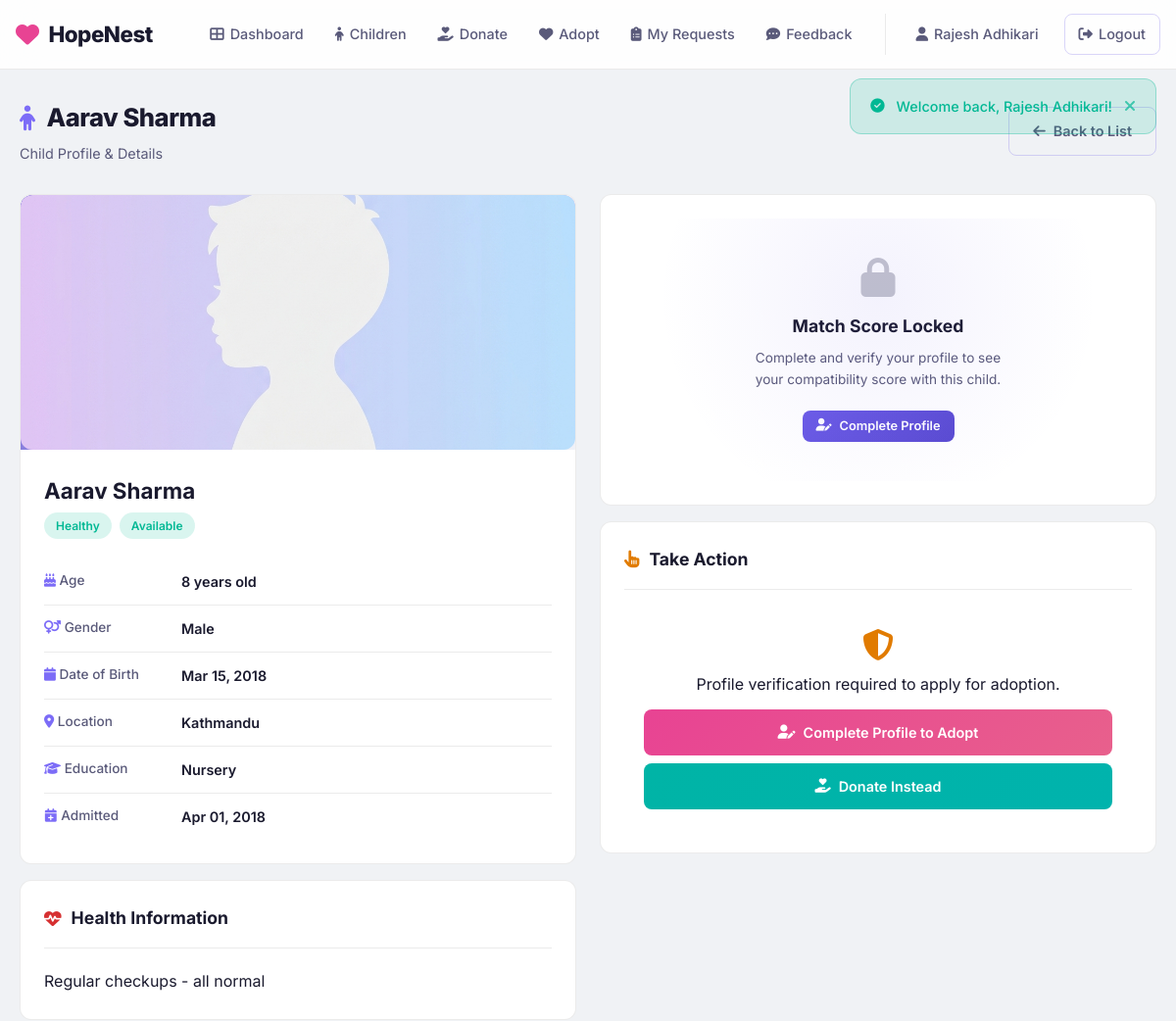
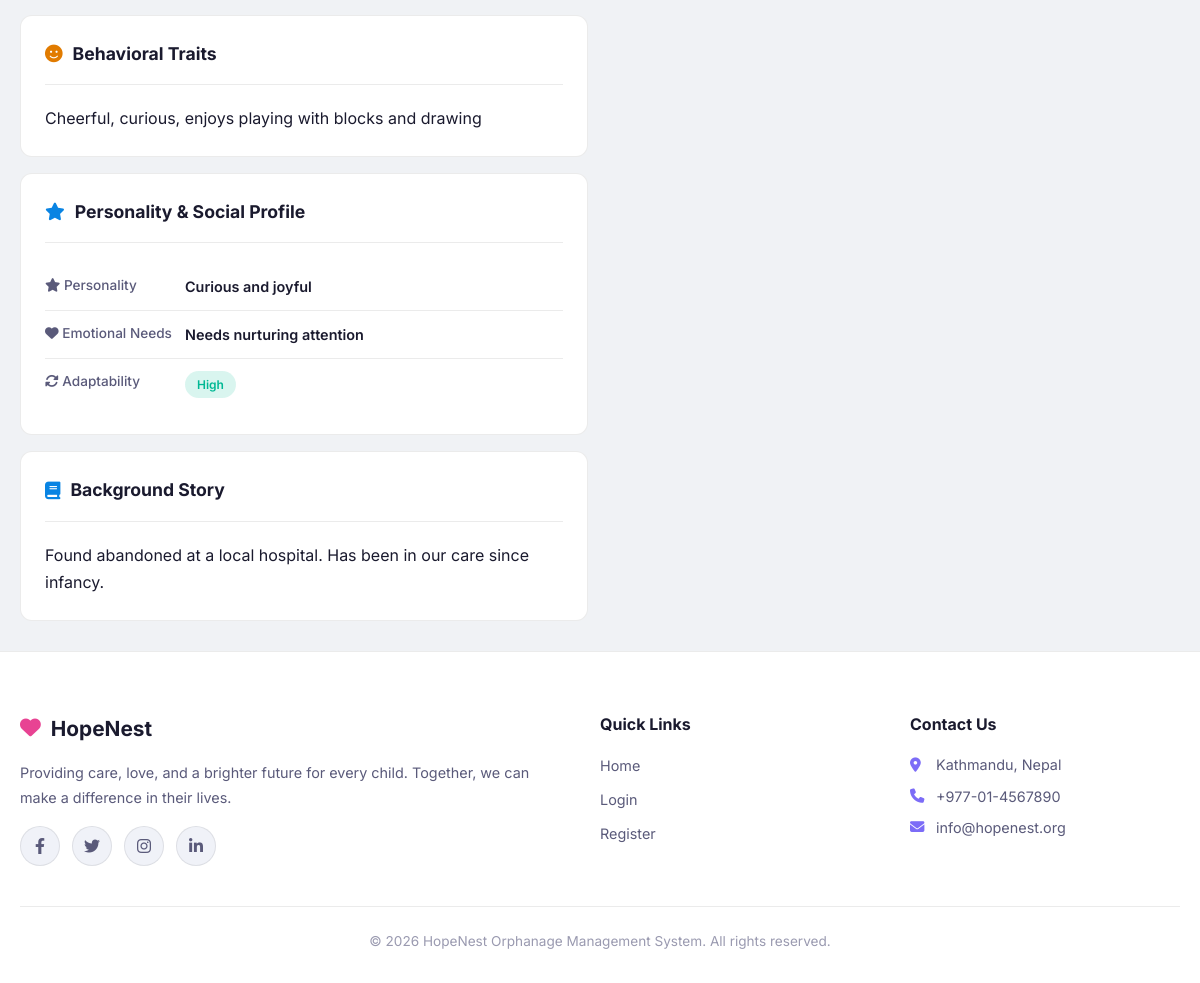
The app's page /user/orphan_detail.php?id=1 (signed in) with its own data (2 pictures, top to bottom).
### tables this page shows
CREATE TABLE IF NOT EXISTS orphans (
    id INT AUTO_INCREMENT PRIMARY KEY,
    full_name VARCHAR(100) NOT NULL,
    date_of_birth DATE NOT NULL,
    gender ENUM('male', 'female') NOT NULL,
    health_status ENUM('healthy', 'minor_issues', 'special_needs') DEFAULT 'healthy',
    health_details TEXT,
    blood_group VARCHAR(5) DEFAULT NULL,
    behavioral_traits TEXT DEFAULT NULL,
    personality VARCHAR(255) DEFAULT NULL,
    emotional_needs VARCHAR(255) DEFAULT NULL,
    adaptability_level ENUM('high','moderate','low') DEFAULT 'moderate',
    background TEXT,
    location VARCHAR(100),
    education_level VARCHAR(100),
    photo VARCHAR(255) DEFAULT 'default.png',
    availability_status ENUM('available', 'adopted', 'pending') DEFAULT 'available',
    date_admitted DATE,
    created_at TIMESTAMP DEFAULT CURRENT_TIMESTAMP,
    updated_at TIMESTAMP DEFAULT CURRENT_TIMESTAMP ON UPDATE CURRENT_TIMESTAMP
);

### includes/functions.php (called while the page is built, shortened)
<?php
function formatDate($date) {
    return date('M d, Y', strtotime($date));
}
function getHealthBadge($status) {
    switch ($status) {
        case 'healthy':
            return 'badge-success';
    }
}
function getAvailabilityBadge($status) {
    switch ($status) {
        case 'available':
            return 'badge-success';
    }
}
function getAvailabilityLabel($status) {
    switch ($status) {
        case 'available':
            return 'Available';
    }
}
function isProfileVerified($pdo, $userId) {
    $stmt = $pdo->prepare("SELECT profile_status FROM users WHERE id = ?");
    $stmt->execute([$userId]);
    $status = $stmt->fetchColumn();
    return $status === 'verified';
}
?>

### user/orphan_detail.php (the view, shortened to what this page needs)
<?php
require_once '../includes/auth.php';
$userId = $_SESSION['user_id'];
$profileVerified = isProfileVerified($pdo, $userId);
$orphanId = (int)($_GET['id'] ?? 0);
$stmt = $pdo->prepare("SELECT *, TIMESTAMPDIFF(YEAR, date_of_birth, CURDATE()) AS age FROM orphans WHERE id = ?");
$stmt->execute([$orphanId]);
$orphan = $stmt->fetch();
$matchScore = null;
require_once '../includes/header.php';
?>
<div class="container">
    <div class="page-header">
        <div>
            <h1><i class="fas fa-child"></i> <?php echo htmlspecialchars($orphan['full_name']); ?></h1>
            <p class="page-subtitle">Child Profile & Details</p>
        </div>
        <a href="orphans.php" class="btn btn-outline"><i class="fas fa-arrow-left"></i> Back to List</a>
    </div>
    <div class="detail-grid">
        <div>
            <div class="card mb-2">
            <div class="child-profile-photo">
                    <?php
                    $photo = $orphan['photo'] ?? 'default.png';
                    $photoPath = '/orphanage-management-system/uploads/orphans/' . $photo;
                    ?>
                    <img src="<?php echo $photoPath; ?>" alt="<?php echo htmlspecialchars($orphan['full_name']); ?>" class="profile-photo-img">
                </div>
                <h2 style="font-size: 1.4rem; margin-bottom: 4px;"><?php echo htmlspecialchars($orphan['full_name']); ?></h2>
                <div style="display: flex; gap: 8px; margin-bottom: 20px;">
                    <span class="badge <?php echo getHealthBadge($orphan['health_status']); ?>"><?php echo ucfirst(str_replace('_', ' ', $orphan['health_status'])); ?></span>
                    <span class="badge <?php echo getAvailabilityBadge($orphan['availability_status']); ?>"><?php echo getAvailabilityLabel($orphan['availability_status']); ?></span>
                </div>
                <div class="detail-row">
                    <span class="detail-label"><i class="fas fa-birthday-cake text-primary"></i> Age</span>
                    <span class="detail-value"><?php echo $orphan['age']; ?> years old</span>
                </div>
                <div class="detail-row">
                    <span class="detail-label"><i class="fas fa-venus-mars text-primary"></i> Gender</span>
                    <span class="detail-value"><?php echo ucfirst($orphan['gender']); ?></span>
                </div>
                <div class="detail-row">
                    <span class="detail-label"><i class="fas fa-calendar text-primary"></i> Date of Birth</span>
                    <span class="detail-value"><?php echo formatDate($orphan['date_of_birth']); ?></span>
                </div>
                <div class="detail-row">
                    <span class="detail-label"><i class="fas fa-map-marker-alt text-primary"></i> Location</span>
                    <span class="detail-value"><?php echo htmlspecialchars($orphan['location']); ?></span>
                </div>
                <div class="detail-row">
                    <span class="detail-label"><i class="fas fa-graduation-cap text-primary"></i> Education</span>
                    <span class="detail-value"><?php echo htmlspecialchars($orphan['education_level'] ?? 'N/A'); ?></span>
                </div>
                <div class="detail-row">
                    <span class="detail-label"><i class="fas fa-calendar-plus text-primary"></i> Admitted</span>
                    <span class="detail-value"><?php echo $orphan['date_admitted'] ? formatDate($orphan['date_admitted']) : 'N/A'; ?></span>
                </div>
            </div>
            <?php if ($orphan['health_details']): ?>
            <div class="card mb-2">
                <div class="card-header">
                    <h3><i class="fas fa-heartbeat text-danger"></i> Health Information</h3>
                </div>
                <div class="card-body">
                    <p style="line-height: 1.7;"><?php echo htmlspecialchars($orphan['health_details']); ?></p>
                </div>
            </div>
            <?php endif; ?>
            <?php if (!empty($orphan['behavioral_traits'])): ?>
            <div class="card mb-2">
                <div class="card-header">
                    <h3><i class="fas fa-smile text-warning"></i> Behavioral Traits</h3>
                </div>
                <div class="card-body">
                    <p style="line-height: 1.7;"><?php echo htmlspecialchars($orphan['behavioral_traits']); ?></p>
                </div>
            </div>
            <?php endif; ?>
            <?php if (!empty($orphan['personality']) || !empty($orphan['emotional_needs']) || !empty($orphan['adaptability_level'])): ?>
            <div class="card mb-2">
                <div class="card-header">
                    <h3><i class="fas fa-star text-info"></i> Personality & Social Profile</h3>
                </div>
                <div class="card-body">
                    <?php if (!empty($orphan['personality'])): ?>
                    <div class="detail-row">
                        <span class="detail-label"><i class="fas fa-star"></i> Personality</span>
                        <span class="detail-value"><?php echo htmlspecialchars($orphan['personality']); ?></span>
                    </div>
                    <?php endif; ?>
                    <?php if (!empty($orphan['emotional_needs'])): ?>
                    <div class="detail-row">
                        <span class="detail-label"><i class="fas fa-heart"></i> Emotional Needs</span>
                        <span class="detail-value"><?php echo htmlspecialchars($orphan['emotional_needs']); ?></span>
                    </div>
                    <?php endif; ?>
                    <?php if (!empty($orphan['adaptability_level'])): ?>
                    <div class="detail-row">
                        <span class="detail-label"><i class="fas fa-sync-alt"></i> Adaptability</span>
                        <span class="detail-value">
                            <span class="badge <?php echo $orphan['adaptability_level'] === 'high' ? 'badge-success' : ($orphan['adaptability_level'] === 'moderate' ? 'badge-warning' : 'badge-danger'); ?>">
                                <?php echo ucfirst($orphan['adaptability_level']); ?>
                            </span>
                        </span>
                    </div>
                    <?php endif; ?>
                </div>
            </div>
            <?php endif; ?>
            <?php if ($orphan['background']): ?>
            <div class="card">
                <div class="card-header">
                    <h3><i class="fas fa-book text-info"></i> Background Story</h3>
                </div>
                <div class="card-body">
                    <p style="line-height: 1.7;"><?php echo htmlspecialchars($orphan['background']); ?></p>
                </div>
            </div>
            <?php endif; ?>
        </div>
        <div>
            <?php if ($profileVerified && $matchScore): ?>
            <div class="card mb-2" style="text-align: center;">
                <div class="card-header">
                    <h3 style="width: 100%; text-align: center;"><i class="fas fa-magic"></i> Your Match Score</h3>
                </div>
                <div class="card-body">
                    <div class="match-score-circle <?php echo $matchScore['total_score'] >= 70 ? 'match-score-high' : ($matchScore['total_score'] >= 40 ? 'match-score-medium' : 'match-score-low'); ?>" style="--score-percent: <?php echo $matchScore['total_score']; ?>%;">
                        <?php echo $matchScore['total_score']; ?>%
                    </div>
                    <p style="color: var(--text-secondary); font-size: 0.9rem; margin-bottom: 20px;">
                        <?php
                        if ($matchScore['total_score'] >= 70) echo 'Excellent match based on your preferences!';
                        elseif ($matchScore['total_score'] >= 40) echo 'Good potential match.';
                        else echo 'Lower compatibility based on stated preferences.';
                        ?>
                    </p>
                    <div class="score-breakdown">
                        <div class="score-item">
                            <div class="score-label">Age</div>
                            <div class="score-value text-primary"><?php echo $matchScore['age_score']; ?>/25</div>
                            <div class="score-bar">
                                <div class="score-bar-fill purple" style="width: <?php echo ($matchScore['age_score'] / 25) * 100; ?>%;"></div>
                            </div>
                        </div>
                        <div class="score-item">
                            <div class="score-label">Gender</div>
                            <div class="score-value" style="color: var(--accent);"><?php echo $matchScore['gender_score']; ?>/15</div>
                            <div class="score-bar">
                                <div class="score-bar-fill pink" style="width: <?php echo ($matchScore['gender_score'] / 15) * 100; ?>%;"></div>
                            </div>
                        </div>
                        <div class="score-item">
                            <div class="score-label">Location</div>
                            <div class="score-value text-info"><?php echo $matchScore['location_score']; ?>/10</div>
                            <div class="score-bar">
                                <div class="score-bar-fill teal" style="width: <?php echo ($matchScore['location_score'] / 10) * 100; ?>%;"></div>
                            </div>
                        </div>
                        <div class="score-item">
                            <div class="score-label">Health</div>
                            <div class="score-value text-danger"><?php echo $matchScore['health_score']; ?>/15</div>
                            <div class="score-bar">
                                <div class="score-bar-fill green" style="width: <?php echo ($matchScore['health_score'] / 15) * 100; ?>%;"></div>
                            </div>
                        </div>
                        <div class="score-item">
                            <div class="score-label">Education</div>
                            <div class="score-value text-info"><?php echo $matchScore['education_score']; ?>/10</div>
                            <div class="score-bar">
                                <div class="score-bar-fill teal" style="width: <?php echo ($matchScore['education_score'] / 10) * 100; ?>%;"></div>
                            </div>
                        </div>
                        <div class="score-item">
                            <div class="score-label">Behavioral</div>
                            <div class="score-value text-warning"><?php echo $matchScore['behavioral_score']; ?>/10</div>
                            <div class="score-bar">
                                <div class="score-bar-fill purple" style="width: <?php echo ($matchScore['behavioral_score'] / 10) * 100; ?>%;"></div>
                            </div>
                        </div>
                        <div class="score-item">
                            <div class="score-label">Emotional</div>
                            <div class="score-value" style="color: var(--accent);"><?php echo $matchScore['emotional_score']; ?>/8</div>
                            <div class="score-bar">
                                <div class="score-bar-fill pink" style="width: <?php echo ($matchScore['emotional_score'] / 8) * 100; ?>%;"></div>
                            </div>
                        </div>
                        <div class="score-item">
                            <div class="score-label">Adaptability</div>
                            <div class="score-value text-success"><?php echo $matchScore['adaptability_score']; ?>/7</div>
                            <div class="score-bar">
                                <div class="score-bar-fill green" style="width: <?php echo ($matchScore['adaptability_score'] / 7) * 100; ?>%;"></div>
                            </div>
                        </div>
                    </div>
                </div>
            </div>
            <?php else: ?>
            <div class="card mb-2">
                <div class="locked-feature-card">
                    <i class="fas fa-lock"></i>
                    <h3>Match Score Locked</h3>
                    <p>Complete and verify your profile to see your compatibility score with this child.</p>
                    <a href="complete_profile.php" class="btn btn-primary btn-sm">
                        <i class="fas fa-user-edit"></i> Complete Profile
                    </a>
                </div>
            </div>
            <?php endif; ?>
            <div class="card">
                <div class="card-header">
                    <h3><i class="fas fa-hand-pointer text-warning"></i> Take Action</h3>
                </div>
                <div class="card-body">
                    <?php if ($orphan['availability_status'] !== 'available'): ?>
                        <div style="text-align: center; padding: 20px;">
                            <i class="fas fa-info-circle" style="font-size: 2rem; color: var(--info); margin-bottom: 12px;"></i>
                            <p>This child is currently not available for adoption.</p>
                        </div>
                    <?php elseif (!$profileVerified): ?>
                        <div style="text-align: center; padding: 20px;">
                            <i class="fas fa-shield-alt" style="font-size: 2rem; color: var(--warning); margin-bottom: 12px;"></i>
                            <p style="margin-bottom: 12px;">Profile verification required to apply for adoption.</p>
                            <a href="complete_profile.php" class="btn btn-accent btn-block">
                                <i class="fas fa-user-edit"></i> Complete Profile to Adopt
                            </a>
                            <a href="donate.php" class="btn btn-secondary btn-block mt-1">
                                <i class="fas fa-hand-holding-heart"></i> Donate Instead
                            </a>
                        </div>
                    <?php endif; ?>
                </div>
            </div>
        </div>
    </div>
</div>
<?php require_once '../includes/footer.php'; ?>

### records on screen
orphans: full_name "Aarav Sharma", photo (placeholder picture), health_status "Healthy", availability_status "Available", gender "Male", date_of_birth "Mar 15, 2018", location "Kathmandu", education_level "Nursery", date_admitted "Apr 01, 2018", health_details "Regular checkups - all normal", behavioral_traits "Cheerful, curious, enjoys playing with blocks and drawing", personality "Curious and joyful", emotional_needs "Needs nurturing attention", adaptability_level "High", background "Found abandoned at a local hospital. Has been in our care since infancy."

### other values on screen
$_SESSION['user_name'] "Rajesh Adhikari"
$flash['message'] "Welcome back, Rajesh Adhikari!"
$orphan['age'] "8"
